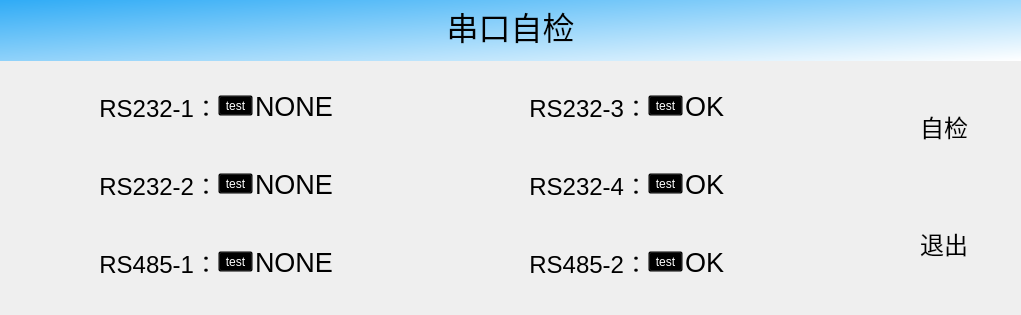
<?xml version="1.0" encoding="UTF-8"?>
<ui version="4.0">
 <class>DialogSetupPortCheck</class>
 <widget class="QDialog" name="DialogSetupPortCheck">
  <property name="geometry">
   <rect>
    <x>0</x>
    <y>0</y>
    <width>1021</width>
    <height>315</height>
   </rect>
  </property>
  <property name="windowTitle">
   <string>Dialog</string>
  </property>
  <widget class="QWidget" name="horizontalLayoutWidget">
   <property name="geometry">
    <rect>
     <x>0</x>
     <y>0</y>
     <width>1021</width>
     <height>311</height>
    </rect>
   </property>
   <layout class="QHBoxLayout" name="hLayoutMain" stretch="0">
    <property name="spacing">
     <number>0</number>
    </property>
    <property name="leftMargin">
     <number>0</number>
    </property>
    <property name="topMargin">
     <number>0</number>
    </property>
    <property name="rightMargin">
     <number>0</number>
    </property>
    <property name="bottomMargin">
     <number>0</number>
    </property>
    <item>
     <layout class="QVBoxLayout" name="verticalLayout" stretch="0">
      <property name="spacing">
       <number>0</number>
      </property>
      <property name="leftMargin">
       <number>0</number>
      </property>
      <property name="topMargin">
       <number>0</number>
      </property>
      <property name="rightMargin">
       <number>0</number>
      </property>
      <property name="bottomMargin">
       <number>0</number>
      </property>
      <item>
       <widget class="QFrame" name="frameParaments">
        <property name="styleSheet">
         <string notr="true">background-color: transparent;color:white;</string>
        </property>
        <property name="frameShape">
         <enum>QFrame::NoFrame</enum>
        </property>
        <property name="frameShadow">
         <enum>QFrame::Raised</enum>
        </property>
        <property name="lineWidth">
         <number>0</number>
        </property>
        <widget class="QWidget" name="layoutWidget_2">
         <property name="geometry">
          <rect>
           <x>0</x>
           <y>60</y>
           <width>881</width>
           <height>251</height>
          </rect>
         </property>
         <layout class="QGridLayout" name="gridLayout" rowstretch="1,0,0" columnstretch="0,0,0,0,0,0">
          <property name="leftMargin">
           <number>20</number>
          </property>
          <property name="topMargin">
           <number>0</number>
          </property>
          <property name="rightMargin">
           <number>0</number>
          </property>
          <property name="bottomMargin">
           <number>0</number>
          </property>
          <property name="spacing">
           <number>0</number>
          </property>
          <item row="2" column="3">
           <widget class="QLabel" name="lbCOM6">
            <property name="minimumSize">
             <size>
              <width>0</width>
              <height>64</height>
             </size>
            </property>
            <property name="font">
             <font>
              <pointsize>18</pointsize>
             </font>
            </property>
            <property name="styleSheet">
             <string notr="true">background-color: transparent;
color: black;</string>
            </property>
            <property name="text">
             <string>RS485-2：</string>
            </property>
            <property name="alignment">
             <set>Qt::AlignRight|Qt::AlignTrailing|Qt::AlignVCenter</set>
            </property>
           </widget>
          </item>
          <item row="0" column="1">
           <layout class="QVBoxLayout" name="verticalLayout_2">
            <item>
             <widget class="QToolButton" name="btntest1">
              <property name="text">
               <string>test</string>
              </property>
             </widget>
            </item>
           </layout>
          </item>
          <item row="2" column="1">
           <layout class="QVBoxLayout" name="verticalLayout_4">
            <item>
             <widget class="QToolButton" name="btntest5">
              <property name="text">
               <string>test</string>
              </property>
             </widget>
            </item>
           </layout>
          </item>
          <item row="0" column="2">
           <widget class="QComboBox" name="cmbCOM1">
            <property name="enabled">
             <bool>true</bool>
            </property>
            <property name="sizePolicy">
             <sizepolicy hsizetype="Ignored" vsizetype="Fixed">
              <horstretch>0</horstretch>
              <verstretch>0</verstretch>
             </sizepolicy>
            </property>
            <property name="minimumSize">
             <size>
              <width>0</width>
              <height>60</height>
             </size>
            </property>
            <property name="maximumSize">
             <size>
              <width>200</width>
              <height>60</height>
             </size>
            </property>
            <property name="baseSize">
             <size>
              <width>200</width>
              <height>60</height>
             </size>
            </property>
            <property name="font">
             <font>
              <pointsize>20</pointsize>
             </font>
            </property>
            <property name="autoFillBackground">
             <bool>false</bool>
            </property>
            <property name="styleSheet">
             <string notr="true">QComboBox{
     background: rgba(0,0,0,0); 
     background-color: transparent;
     color:black;
     border: 0px solid black;
     border-radius:3px;
     padding: 1px 2px 1px 2px;
     selection-background-color: blue;
}
QComboBox::drop-down{
    background-color: transparent;
    subcontrol-origin: padding;
    subcontrol-position:top right;
    width:60px;
    border-left-width:0px; 
    border-top-right-radius:3px;
    border-bottom-right-radius:3px;
}
QComboBox  QAbstractItemView{
    background-color: green;
    border-radius:3px;    
}
QComboBox  QAbstractItemView::item{
    height:50px;    
}</string>
            </property>
            <property name="currentText">
             <string>NONE</string>
            </property>
            <property name="sizeAdjustPolicy">
             <enum>QComboBox::AdjustToContents</enum>
            </property>
            <property name="iconSize">
             <size>
              <width>32</width>
              <height>32</height>
             </size>
            </property>
            <property name="frame">
             <bool>false</bool>
            </property>
            <item>
             <property name="text">
              <string>NONE</string>
             </property>
            </item>
            <item>
             <property name="text">
              <string>OK</string>
             </property>
            </item>
           </widget>
          </item>
          <item row="0" column="4">
           <layout class="QVBoxLayout" name="verticalLayout_6">
            <item>
             <widget class="QToolButton" name="btntest3">
              <property name="text">
               <string>test</string>
              </property>
             </widget>
            </item>
           </layout>
          </item>
          <item row="1" column="2">
           <widget class="QComboBox" name="cmbCOM2">
            <property name="enabled">
             <bool>true</bool>
            </property>
            <property name="sizePolicy">
             <sizepolicy hsizetype="Ignored" vsizetype="Fixed">
              <horstretch>0</horstretch>
              <verstretch>0</verstretch>
             </sizepolicy>
            </property>
            <property name="minimumSize">
             <size>
              <width>0</width>
              <height>60</height>
             </size>
            </property>
            <property name="maximumSize">
             <size>
              <width>200</width>
              <height>60</height>
             </size>
            </property>
            <property name="baseSize">
             <size>
              <width>200</width>
              <height>60</height>
             </size>
            </property>
            <property name="font">
             <font>
              <pointsize>20</pointsize>
             </font>
            </property>
            <property name="autoFillBackground">
             <bool>false</bool>
            </property>
            <property name="styleSheet">
             <string notr="true">QComboBox{
     background: rgba(0,0,0,0); 
     background-color: transparent;
     color:black;
     border: 0px solid black;
     border-radius:3px;
     padding: 1px 2px 1px 2px;
     selection-background-color: blue;
}
QComboBox::drop-down{
    background-color: transparent;
    subcontrol-origin: padding;
    subcontrol-position:top right;
    width:60px;
    border-left-width:0px; 
    border-top-right-radius:3px;
    border-bottom-right-radius:3px;
}
QComboBox  QAbstractItemView{
    background-color: green;
    border-radius:3px;    
}
QComboBox  QAbstractItemView::item{
    height:50px;    
}</string>
            </property>
            <property name="currentText">
             <string>NONE</string>
            </property>
            <property name="sizeAdjustPolicy">
             <enum>QComboBox::AdjustToContents</enum>
            </property>
            <property name="iconSize">
             <size>
              <width>32</width>
              <height>32</height>
             </size>
            </property>
            <property name="frame">
             <bool>false</bool>
            </property>
            <item>
             <property name="text">
              <string>NONE</string>
             </property>
            </item>
            <item>
             <property name="text">
              <string>OK</string>
             </property>
            </item>
           </widget>
          </item>
          <item row="1" column="3">
           <widget class="QLabel" name="lbCOM4">
            <property name="minimumSize">
             <size>
              <width>0</width>
              <height>64</height>
             </size>
            </property>
            <property name="font">
             <font>
              <pointsize>18</pointsize>
             </font>
            </property>
            <property name="styleSheet">
             <string notr="true">background-color: transparent;
color: black;</string>
            </property>
            <property name="text">
             <string>RS232-4：</string>
            </property>
            <property name="alignment">
             <set>Qt::AlignRight|Qt::AlignTrailing|Qt::AlignVCenter</set>
            </property>
           </widget>
          </item>
          <item row="1" column="0">
           <widget class="QLabel" name="lbCOM2">
            <property name="minimumSize">
             <size>
              <width>0</width>
              <height>64</height>
             </size>
            </property>
            <property name="font">
             <font>
              <pointsize>18</pointsize>
             </font>
            </property>
            <property name="styleSheet">
             <string notr="true">background-color: transparent;
color: black;</string>
            </property>
            <property name="text">
             <string>RS232-2：</string>
            </property>
            <property name="alignment">
             <set>Qt::AlignRight|Qt::AlignTrailing|Qt::AlignVCenter</set>
            </property>
           </widget>
          </item>
          <item row="0" column="0">
           <widget class="QLabel" name="lbCOM1">
            <property name="minimumSize">
             <size>
              <width>0</width>
              <height>64</height>
             </size>
            </property>
            <property name="font">
             <font>
              <pointsize>18</pointsize>
             </font>
            </property>
            <property name="styleSheet">
             <string notr="true">background-color: transparent;
color: black;</string>
            </property>
            <property name="text">
             <string>RS232-1：</string>
            </property>
            <property name="alignment">
             <set>Qt::AlignRight|Qt::AlignTrailing|Qt::AlignVCenter</set>
            </property>
           </widget>
          </item>
          <item row="2" column="0">
           <widget class="QLabel" name="lbCOM5">
            <property name="minimumSize">
             <size>
              <width>0</width>
              <height>64</height>
             </size>
            </property>
            <property name="font">
             <font>
              <pointsize>18</pointsize>
             </font>
            </property>
            <property name="styleSheet">
             <string notr="true">background-color: transparent;
color: black;</string>
            </property>
            <property name="text">
             <string>RS485-1：</string>
            </property>
            <property name="alignment">
             <set>Qt::AlignRight|Qt::AlignTrailing|Qt::AlignVCenter</set>
            </property>
           </widget>
          </item>
          <item row="2" column="5">
           <widget class="QComboBox" name="cmbCOM6">
            <property name="enabled">
             <bool>true</bool>
            </property>
            <property name="sizePolicy">
             <sizepolicy hsizetype="Ignored" vsizetype="Fixed">
              <horstretch>0</horstretch>
              <verstretch>0</verstretch>
             </sizepolicy>
            </property>
            <property name="minimumSize">
             <size>
              <width>0</width>
              <height>60</height>
             </size>
            </property>
            <property name="maximumSize">
             <size>
              <width>200</width>
              <height>60</height>
             </size>
            </property>
            <property name="baseSize">
             <size>
              <width>200</width>
              <height>60</height>
             </size>
            </property>
            <property name="font">
             <font>
              <pointsize>20</pointsize>
             </font>
            </property>
            <property name="autoFillBackground">
             <bool>false</bool>
            </property>
            <property name="styleSheet">
             <string notr="true">QComboBox{
     background: rgba(0,0,0,0); 
     background-color: transparent;
     color:black;
     border: 0px solid black;
     border-radius:3px;
     padding: 1px 2px 1px 2px;
     selection-background-color: blue;
}
QComboBox::drop-down{
    background-color: transparent;
    subcontrol-origin: padding;
    subcontrol-position:top right;
    width:60px;
    border-left-width:0px; 
    border-top-right-radius:3px;
    border-bottom-right-radius:3px;
}
QComboBox  QAbstractItemView{
    background-color: green;
    border-radius:3px;    
}
QComboBox  QAbstractItemView::item{
    height:50px;    
}</string>
            </property>
            <property name="currentText">
             <string>OK</string>
            </property>
            <property name="sizeAdjustPolicy">
             <enum>QComboBox::AdjustToContents</enum>
            </property>
            <property name="iconSize">
             <size>
              <width>32</width>
              <height>32</height>
             </size>
            </property>
            <property name="frame">
             <bool>false</bool>
            </property>
            <item>
             <property name="text">
              <string>OK</string>
             </property>
            </item>
            <item>
             <property name="text">
              <string>NONE</string>
             </property>
            </item>
           </widget>
          </item>
          <item row="0" column="3">
           <widget class="QLabel" name="lbCOM3">
            <property name="minimumSize">
             <size>
              <width>0</width>
              <height>64</height>
             </size>
            </property>
            <property name="font">
             <font>
              <pointsize>18</pointsize>
             </font>
            </property>
            <property name="styleSheet">
             <string notr="true">background-color: transparent;
color: black;</string>
            </property>
            <property name="text">
             <string>RS232-3：</string>
            </property>
            <property name="alignment">
             <set>Qt::AlignRight|Qt::AlignTrailing|Qt::AlignVCenter</set>
            </property>
           </widget>
          </item>
          <item row="1" column="1">
           <layout class="QVBoxLayout" name="verticalLayout_3">
            <item>
             <widget class="QToolButton" name="btntest2">
              <property name="text">
               <string>test</string>
              </property>
             </widget>
            </item>
           </layout>
          </item>
          <item row="2" column="2">
           <widget class="QComboBox" name="cmbCOM5">
            <property name="enabled">
             <bool>true</bool>
            </property>
            <property name="sizePolicy">
             <sizepolicy hsizetype="Ignored" vsizetype="Fixed">
              <horstretch>0</horstretch>
              <verstretch>0</verstretch>
             </sizepolicy>
            </property>
            <property name="minimumSize">
             <size>
              <width>0</width>
              <height>60</height>
             </size>
            </property>
            <property name="maximumSize">
             <size>
              <width>200</width>
              <height>60</height>
             </size>
            </property>
            <property name="baseSize">
             <size>
              <width>200</width>
              <height>60</height>
             </size>
            </property>
            <property name="font">
             <font>
              <pointsize>20</pointsize>
             </font>
            </property>
            <property name="autoFillBackground">
             <bool>false</bool>
            </property>
            <property name="styleSheet">
             <string notr="true">QComboBox{
     background: rgba(0,0,0,0); 
     background-color: transparent;
     color:black;
     border: 0px solid black;
     border-radius:3px;
     padding: 1px 2px 1px 2px;
     selection-background-color: blue;
}
QComboBox::drop-down{
    background-color: transparent;
    subcontrol-origin: padding;
    subcontrol-position:top right;
    width:60px;
    border-left-width:0px; 
    border-top-right-radius:3px;
    border-bottom-right-radius:3px;
}
QComboBox  QAbstractItemView{
    background-color: green;
    border-radius:3px;    
}
QComboBox  QAbstractItemView::item{
    height:50px;    
}</string>
            </property>
            <property name="currentText">
             <string>NONE</string>
            </property>
            <property name="sizeAdjustPolicy">
             <enum>QComboBox::AdjustToContents</enum>
            </property>
            <property name="iconSize">
             <size>
              <width>32</width>
              <height>32</height>
             </size>
            </property>
            <property name="frame">
             <bool>false</bool>
            </property>
            <item>
             <property name="text">
              <string>NONE</string>
             </property>
            </item>
            <item>
             <property name="text">
              <string>OK</string>
             </property>
            </item>
           </widget>
          </item>
          <item row="1" column="4">
           <layout class="QVBoxLayout" name="verticalLayout_7">
            <item>
             <widget class="QToolButton" name="btntest4">
              <property name="text">
               <string>test</string>
              </property>
             </widget>
            </item>
           </layout>
          </item>
          <item row="1" column="5">
           <widget class="QComboBox" name="cmbCOM4">
            <property name="enabled">
             <bool>true</bool>
            </property>
            <property name="sizePolicy">
             <sizepolicy hsizetype="Ignored" vsizetype="Fixed">
              <horstretch>0</horstretch>
              <verstretch>0</verstretch>
             </sizepolicy>
            </property>
            <property name="minimumSize">
             <size>
              <width>0</width>
              <height>60</height>
             </size>
            </property>
            <property name="maximumSize">
             <size>
              <width>200</width>
              <height>60</height>
             </size>
            </property>
            <property name="baseSize">
             <size>
              <width>200</width>
              <height>60</height>
             </size>
            </property>
            <property name="font">
             <font>
              <pointsize>20</pointsize>
             </font>
            </property>
            <property name="autoFillBackground">
             <bool>false</bool>
            </property>
            <property name="styleSheet">
             <string notr="true">QComboBox{
     background: rgba(0,0,0,0); 
     background-color: transparent;
     color:black;
     border: 0px solid black;
     border-radius:3px;
     padding: 1px 2px 1px 2px;
     selection-background-color: blue;
}
QComboBox::drop-down{
    background-color: transparent;
    subcontrol-origin: padding;
    subcontrol-position:top right;
    width:60px;
    border-left-width:0px; 
    border-top-right-radius:3px;
    border-bottom-right-radius:3px;
}
QComboBox  QAbstractItemView{
    background-color: green;
    border-radius:3px;    
}
QComboBox  QAbstractItemView::item{
    height:50px;    
}</string>
            </property>
            <property name="currentText">
             <string>OK</string>
            </property>
            <property name="sizeAdjustPolicy">
             <enum>QComboBox::AdjustToContents</enum>
            </property>
            <property name="iconSize">
             <size>
              <width>32</width>
              <height>32</height>
             </size>
            </property>
            <property name="frame">
             <bool>false</bool>
            </property>
            <item>
             <property name="text">
              <string>OK</string>
             </property>
            </item>
            <item>
             <property name="text">
              <string>NONE</string>
             </property>
            </item>
           </widget>
          </item>
          <item row="2" column="4">
           <layout class="QVBoxLayout" name="verticalLayout_8">
            <item>
             <widget class="QToolButton" name="btntest6">
              <property name="text">
               <string>test</string>
              </property>
             </widget>
            </item>
           </layout>
          </item>
          <item row="0" column="5">
           <widget class="QComboBox" name="cmbCOM3">
            <property name="enabled">
             <bool>true</bool>
            </property>
            <property name="sizePolicy">
             <sizepolicy hsizetype="Ignored" vsizetype="Fixed">
              <horstretch>0</horstretch>
              <verstretch>0</verstretch>
             </sizepolicy>
            </property>
            <property name="minimumSize">
             <size>
              <width>0</width>
              <height>60</height>
             </size>
            </property>
            <property name="maximumSize">
             <size>
              <width>200</width>
              <height>60</height>
             </size>
            </property>
            <property name="baseSize">
             <size>
              <width>200</width>
              <height>60</height>
             </size>
            </property>
            <property name="font">
             <font>
              <pointsize>20</pointsize>
             </font>
            </property>
            <property name="autoFillBackground">
             <bool>false</bool>
            </property>
            <property name="styleSheet">
             <string notr="true">QComboBox{
     background: rgba(0,0,0,0); 
     background-color: transparent;
     color:black;
     border: 0px solid black;
     border-radius:3px;
     padding: 1px 2px 1px 2px;
     selection-background-color: blue;
}
QComboBox::drop-down{
    background-color: transparent;
    subcontrol-origin: padding;
    subcontrol-position:top right;
    width:60px;
    border-left-width:0px; 
    border-top-right-radius:3px;
    border-bottom-right-radius:3px;
}
QComboBox  QAbstractItemView{
    background-color: green;
    border-radius:3px;    
}
QComboBox  QAbstractItemView::item{
    height:50px;    
}</string>
            </property>
            <property name="currentText">
             <string>OK</string>
            </property>
            <property name="sizeAdjustPolicy">
             <enum>QComboBox::AdjustToContents</enum>
            </property>
            <property name="iconSize">
             <size>
              <width>32</width>
              <height>32</height>
             </size>
            </property>
            <property name="frame">
             <bool>false</bool>
            </property>
            <item>
             <property name="text">
              <string>OK</string>
             </property>
            </item>
            <item>
             <property name="text">
              <string>NONE</string>
             </property>
            </item>
           </widget>
          </item>
         </layout>
        </widget>
        <widget class="QLabel" name="label">
         <property name="geometry">
          <rect>
           <x>0</x>
           <y>-10</y>
           <width>1021</width>
           <height>71</height>
          </rect>
         </property>
         <property name="font">
          <font>
           <pointsize>24</pointsize>
          </font>
         </property>
         <property name="styleSheet">
          <string notr="true">color: black;
background-color:  qlineargradient(spread:pad, x1:0, y1:0, x2:1, y2:1, stop:0 #20A5F5, stop:1 #FFFFFF);</string>
         </property>
         <property name="text">
          <string>串口自检</string>
         </property>
         <property name="alignment">
          <set>Qt::AlignCenter</set>
         </property>
        </widget>
        <widget class="QWidget" name="verticalLayoutWidget">
         <property name="geometry">
          <rect>
           <x>880</x>
           <y>60</y>
           <width>131</width>
           <height>251</height>
          </rect>
         </property>
         <layout class="QVBoxLayout" name="verticalLayout_10">
          <item>
           <widget class="QToolButton" name="btnCheck">
            <property name="minimumSize">
             <size>
              <width>128</width>
              <height>90</height>
             </size>
            </property>
            <property name="font">
             <font>
              <pointsize>18</pointsize>
             </font>
            </property>
            <property name="focusPolicy">
             <enum>Qt::NoFocus</enum>
            </property>
            <property name="styleSheet">
             <string notr="true">background: rgba(255,255,255,0);
color: black;</string>
            </property>
            <property name="text">
             <string>自检</string>
            </property>
            <property name="icon">
             <iconset>
              <normaloff>:/Images/设备自检.png</normaloff>:/Images/设备自检.png</iconset>
            </property>
            <property name="iconSize">
             <size>
              <width>64</width>
              <height>64</height>
             </size>
            </property>
            <property name="toolButtonStyle">
             <enum>Qt::ToolButtonTextUnderIcon</enum>
            </property>
            <property name="autoRaise">
             <bool>true</bool>
            </property>
           </widget>
          </item>
          <item>
           <widget class="QToolButton" name="btnClose">
            <property name="minimumSize">
             <size>
              <width>128</width>
              <height>90</height>
             </size>
            </property>
            <property name="font">
             <font>
              <pointsize>18</pointsize>
             </font>
            </property>
            <property name="focusPolicy">
             <enum>Qt::NoFocus</enum>
            </property>
            <property name="styleSheet">
             <string notr="true">background: rgba(255,255,255,0);
color: black;</string>
            </property>
            <property name="text">
             <string>退出</string>
            </property>
            <property name="icon">
             <iconset>
              <normaloff>:/Images/退出1.png</normaloff>:/Images/退出1.png</iconset>
            </property>
            <property name="iconSize">
             <size>
              <width>64</width>
              <height>64</height>
             </size>
            </property>
            <property name="toolButtonStyle">
             <enum>Qt::ToolButtonTextUnderIcon</enum>
            </property>
            <property name="autoRaise">
             <bool>true</bool>
            </property>
           </widget>
          </item>
         </layout>
        </widget>
       </widget>
      </item>
     </layout>
    </item>
   </layout>
  </widget>
 </widget>
 <resources/>
 <connections/>
</ui>
